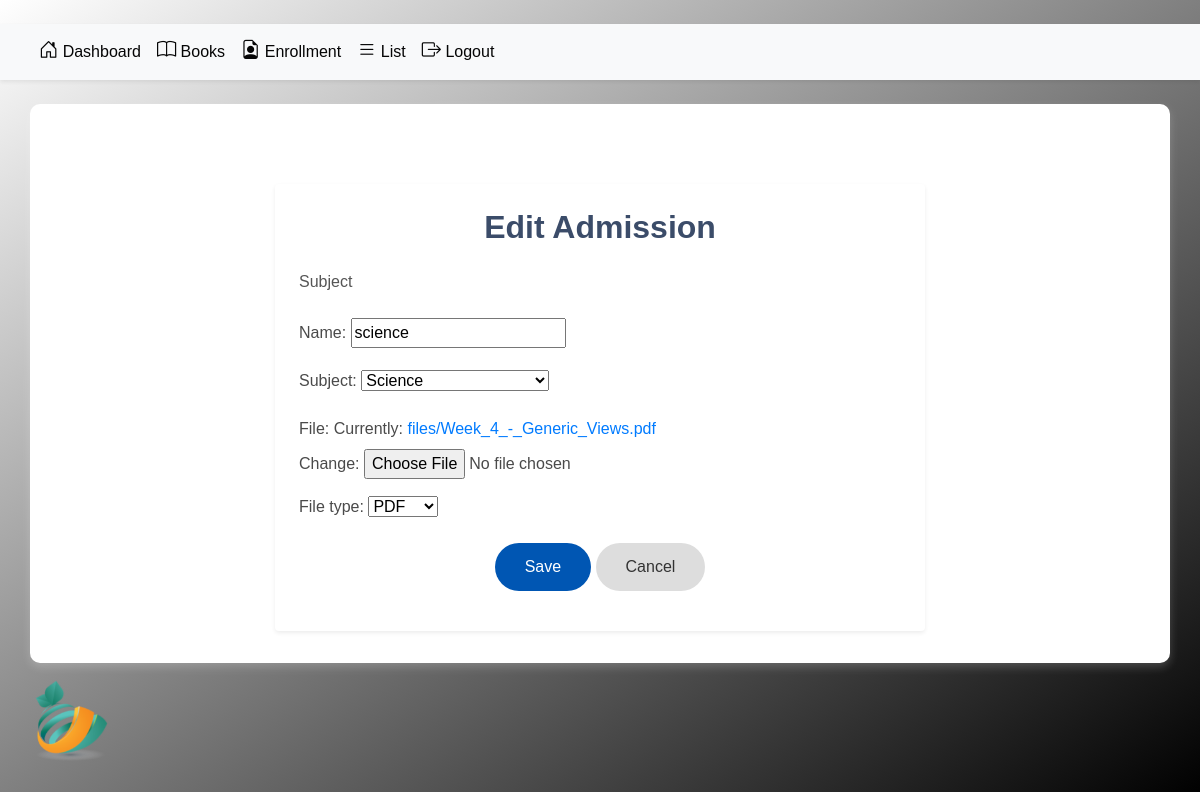
Screenshot of /files/6/edit/ with the database file from the repository.
### app/models.py (models this page shows, shortened)
class Files(models.Model):
    FILE_TYPES = [
        ('pdf', 'PDF'),
        ('book', 'Book'),
        ('file', 'File'),
    ]
    SUBJECT_CHOICES = [
        ('Math', 'Mathematics'),
        ('Science', 'Science'),
        ('English', 'English'),
        ('History', 'History'),
        ('IT', 'Information Technology'),
        ('PE', 'Physical Education'),
        ('Arts', 'Arts'),
        ('Music', 'Music'),
    ]
    name = models.CharField(max_length=255)
    subject = models.CharField(max_length=50, choices=SUBJECT_CHOICES, default='Math')
    file = models.FileField(upload_to='files/')
    file_type = models.CharField(max_length=10, choices=FILE_TYPES)
    uploaded_on = models.DateTimeField(auto_now_add=True)

### app/views.py (the view, shortened to what this page needs)
# urls.py: path('files/<int:pk>/edit/',  FilesUpdateView.as_view(), name='files_update'),
class FilesUpdateView(UpdateView):
    model = Files
    fields = ['name', 'subject', 'file', 'file_type']
    template_name = 'app/files_update.html'

### app/templates/app/files_update.html (shortened to what this page needs)
{% load static %}
{% block content %}
<head>
    <link href="https://cdn.jsdelivr.net/npm/bootstrap-icons/font/bootstrap-icons.css" rel="stylesheet">
    <link href="https://stackpath.bootstrapcdn.com/bootstrap/4.5.2/css/bootstrap.min.css" rel="stylesheet">
    <link href="{% static 'css/base.css' %}" rel="stylesheet">
</head>
<div class="text-center my-4">
    <img class="mylogo img-fluid" src="{% static 'images/logo.png' %}" alt="Logo">
</div>
{% include 'app/adminbar.html' %}
<div class="container">
    <div class="upload-card shadow-sm p-4 rounded">
        <h3 class="text-center mb-4">
            {% if object %} Edit Admission {% else %} Create Admission {% endif %}
        </h3>
        <form method="POST" enctype="multipart/form-data">
            <div class="form-group">
                <label for="id_subject">Subject</label>
            </div>
            {{ form.as_p }}
            <div class="form-group text-center mt-3">
                <button type="submit" class="btn btn-primary btn-lg">Save</button>
                <a href="javascript:history.back()" class="btn btn-secondary btn-lg">Cancel</a>
            </div>
        </form>
    </div>
</div>
{% endblock content %}

### static/css/base.css (style rules this page uses)
.container { background-color: rgb(255, 255, 255); border-radius: 10px; box-shadow: 0 4px 10px rgba(255, 255, 255, 0.2); padding: 20px; margin-top: 20px; }
.btn-primary { background-color: #939393; border: none; box-shadow: 0 4px 6px rgba(255, 255, 255, 0.2); color: white; }
.mylogo { width: 100px; height: auto; position: fixed; bottom: 20px; left: 20px; z-index: 999; }
.btn-primary { background-color: navy; border: none; }
.btn { border-radius: 8px; }
.btn { border-radius: 8px; font-weight: 500; }

### app/templates/app/files_update.html (style rules this page uses)
.mylogo { max-width: 150px; margin-bottom: 1rem; }
.upload-card { background-color: #fff; border-radius: 20px; box-shadow: 0 8px 20px rgba(0, 0, 0, 0.1); padding: 2.5rem; max-width: 650px; margin: 0 auto; margin-top: 3rem; }
.upload-card h3 { font-size: 2rem; color: #3B4C69; font-weight: 600; margin-bottom: 1.5rem; }
.form-group label { font-size: 1rem; color: #555; font-weight: 500; }
.btn-lg { padding: 12px 30px; font-size: 1rem; border-radius: 50px; transition: all 0.3s ease; }
.btn-primary { background-color: #0056b3; border: none; color: #fff; }
.btn-secondary { background-color: #ddd; border: none; color: #333; }
.container { padding: 2rem; }

### rows the page displays
Files: name "science", subject "Science", file_type "PDF"
